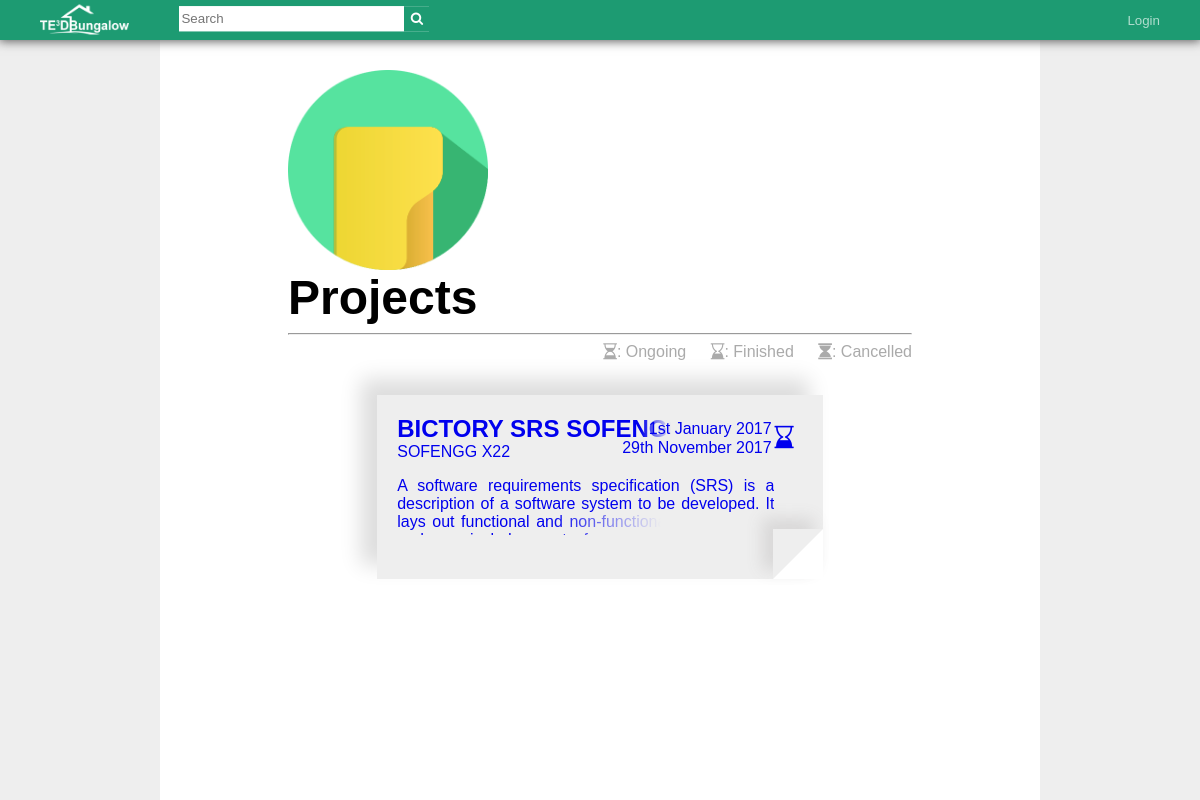
The page / on the database its author committed.
### tables this page shows
CREATE TABLE `tptable` (
  `tpID` int(11) NOT NULL,
  `tpTitle` varchar(99) NOT NULL,
  `tpDesc` varchar(5000) NOT NULL,
  `tpMemberID` varchar(500) DEFAULT NULL,
  `tpSDate` date NOT NULL,
  `tpEDate` date DEFAULT NULL,
  `tpAccessLVL` int(11) NOT NULL,
  `pHead` varchar(50) DEFAULT NULL
);

### html/index.php (the view, shortened to what this page needs)
<?php
    include '../php/dbh.php';
?>
<!DOCTYPE html>
<html>
<link rel="stylesheet" href="https://cdnjs.cloudflare.com/ajax/libs/font-awesome/4.7.0/css/font-awesome.min.css">
<link rel="stylesheet" href="../css/style.css">
<link rel="stylesheet" href="../css/index.css">
</head>
<body>
  <div id="toolbar">
    <div id="logo">
      <a href="index.php"><img src="../images/logo_full.png" height="30px"></a>
    </div>
    <div id="searchBar">
      <form action="search.php" method="POST">
        <input id="searchTerm" type="text" name="search-field" placeholder="Search"/>
        <button id="searchButton" type="submit" name="search-button">
          <i class="fa fa-search"></i>
        </button>
      </form>
    </div>
    <?php
      $uli = '0';
      if(isset($_COOKIE['loggedIn'])){
        $uli = $_COOKIE['loggedIn'];
        if($uli == '1'){
          echo "<ul id=\"toolbarButtons\">
                  <li><button id=\"notificationButton\" class=\"toolbarButton\" onclick=\"openNotifications()\"><i id=\"notificationCount\">99</i><i class=\"fa fa-bell\"></i></button></li>
                  <li><button id=\"userName\" class=\"toolbarButton\" onclick=\"location.href='profile.php';\">".$_COOKIE['uFName']." ".$_COOKIE['uLName']."</button></li>
                  <li><button class=\"toolbarButton\" onclick=\"location.href='../php/logOut.php'\">Logout</button></li>
                </ul>";
        }else{
          echo "<ul id=\"toolbarButtons\">
                  <li><button class=\"toolbarButton\" name=\"li1\" onclick=\"openLogin();\">Login</button></li>
                </ul>";
        }
      }else{
          echo "<ul id=\"toolbarButtons\">
                  <li><button class=\"toolbarButton\" name=\"".$uli."\" onclick=\"openLogin();\">Login</button></li>
                </ul>";
      }
    ?>
  </div>
  <div id="wrap">
    <div id="pageHead">
      <img src="../images/projectlogo.png">
      <h1>Projects</h1>
      <hr>
      <p class="pageLegend">
        <i class="fa fa-hourglass-2"></i>: Ongoing
        <i class="fa fa-hourglass-end"></i>: Finished
        <i class="fa fa-hourglass"></i>: Cancelled
      </p>
    </div>
  <div id="wrap">
      <?php
          $sql = "SELECT * FROM tptable ORDER BY tpSDate DESC";
          $result = mysqli_query($conn,$sql);
          $queryResults = mysqli_num_rows($result);
          if ($queryResults > 0){
            while ($row = mysqli_fetch_assoc($result)){
                  $iClass = "";
                  $projStart = "";
                  $projEnd = "";
                  if($row['tpEDate'] != null && $row['tpEDate'] == $row['tpSDate']){
                    $iClass = "projectStatus fa fa-hourglass";
                    $date = date_create($row['tpSDate']);
                    $projStart = date_format($date, 'jS F Y');
                    $date = date_create($row['tpEDate']);
                    $projEnd = date_format($date, 'jS F Y');
                  }
                  else if($row['tpEDate'] != null && $row['tpEDate'] != $row['tpSDate']){
                    $iClass = "projectStatus fa fa-hourglass-end";
                    $date = date_create($row['tpSDate']);
                    $projStart = date_format($date, 'jS F Y');
                    $date = date_create($row['tpEDate']);
                    $projEnd = date_format($date, 'jS F Y');
                  }
                  else if($row['tpEDate'] == null){
                    $iClass = "projectStatus fa fa-hourglass-2";
                    $date = date_create($row['tpSDate']);
                    $projStart = date_format($date, 'jS F Y');
                  }
                  echo "<a href='project.php?pid=".$row['tpID']."' style=\"text-decoration:none;\"><div class=\"projectDisplay\">
                  <i class=\"".$iClass."\"></i>
                  <p class=\"projectTitle\">".$row['tpTitle']."
                  <p class=\"projectHead\">".$row['pHead']."
                  <p class=\"projectStart\">".$projStart."
                 <p class=\"projectEnd\">".$projEnd."
                 <p class=\"projectAbstract\">".$row['tpDesc']."
                  <div class=\"cornerFold\">
                  </div>
                  </div></a>";
            }
          }
      ?>
  </div>
  <div id="wrapbg">
  </div>
</body>
</html>

### css/style.css (style rules this page uses)
html, body { background: #eeeeee; font-family: Arial, Helvetica, sans-serif; height: 100%; margin: 0; overflow-y: overlay; }
h1 { display: block; font-size: 3.0em; font-weight: bold; margin: 40px 0 0 0; overflow: hidden; padding: 0; position: relative; width: 60%; white-space: nowrap; }
#toolbar { background: #1d9b72; box-shadow: 0 0 10px 1px #555; height: 40px; line-height: 40px; top: 0; padding: 0; position: fixed; width: 100%; z-index: 2; }
#logo { display: inline-block; float: left; margin: 0 50px 0 40px; padding: 0; transform: translateY(10%); }
#searchBar { background: #fff; display: inline-block; height: 25px; margin: 0; padding: 0; position: relative; transform: translateY(25%); width: 250px; }
#searchTerm { border: none; float: left; height: 21px; margin: 0; outline: none; padding: 2px; width: 221px; }
#searchButton { background: #1d9b72; border: none; color: #fff; float: right; height: 25px; margin: 0; outline: none; width: 25px; }
#toolbarButtons { list-style-type: none; float: right; margin: 0; padding: 0; }
#toolbarButtons li { float: left; margin: 0; padding: 0; }
#wrap { background: #fff; margin: 0 auto; padding: 50px; width: 65%; z-index: 1; }
#wrapbg { background: #fff; height: 100%; left: 0; margin: 0 auto; padding: 50px; position: fixed; right: 0; width: 65%; z-index: 0; }
#pageHead { display: block; height: 150px; margin: 0 auto 65px auto; padding: 20px; position: relative; width: 80%; }
#pageHead img { float: left; height: 200px; margin: 0 50px 0 0; }
.toolbarButton { background: #1d9b72; border: none; cursor: pointer; height: 35px; margin: 0 20px 0 0; outline: none; padding: 0 20px 0 20px; color: #b0ddce; }
.pageLegend { color: #aaa; float: right; margin: 0; }
.pageLegend i { margin: 0 0 0 20px; }

### css/index.css (style rules this page uses)
.projectDisplay { background: #eeeeee; box-shadow: -15px -15px 20px 1px #ddd; display: block; height: 18vh; margin: 40px auto 40px auto; padding: 20px; position: relative; width: 80%; }
.projectDisplay:last-child { margin: 40px auto 0 auto; }
.projectStatus { display: block; font-size: 1.4em; position: absolute; right: 1.3em; top: 1.4em; }
.projectTitle { display: block; font-size: 1.5em; font-weight: bold; margin: 0; overflow: hidden; padding: 0; position: relative; width: 75%; white-space: nowrap; }
.projectHead { margin: 0; padding: 0; }
.projectTitle:after { background: linear-gradient(to right, rgba(238, 238, 238, 0), rgba(238, 238, 238, 1) 50%); bottom: 0; content: ""; height: 1.2em; position: absolute; right: 0; text-align: right; width: 20%; }
.projectStart { clear: both; float: right; margin: 0 7%; padding: inherit; position: absolute; right: 0; top: .3em; }
.projectEnd { clear: both; float: right; margin: 0 7%; padding: inherit; position: absolute; right: 0; top: 1.5em; }
.projectAbstract { display: block; height: 3.6em; overflow: hidden; position: relative; text-align: justify; width: 93%; }
.projectAbstract:after { background: linear-gradient(to right, rgba(238, 238, 238, 0), rgba(238, 238, 238, 1) 50%); bottom: 0; content: ""; height: 1.2em; position: absolute; right: 0; text-align: right; width: 60%; }
.cornerFold { border-bottom: 50px solid #fff; border-left: 50px solid #eee; box-shadow: -10px -10px 15px 1px #d9d8d8; bottom: 0; height: 0; position: absolute; right: 0; width: 0; }

### rows shown on the page
tptable: tpTitle "BICTORY SRS SOFENGG", pHead "SOFENGG X22", tpSDate "1st January 2017", tpEDate "29th November 2017", tpDesc "A software requirements specification (SRS) is a description of a software system to be developed. It lays out functional and non-functional requirements,…"
